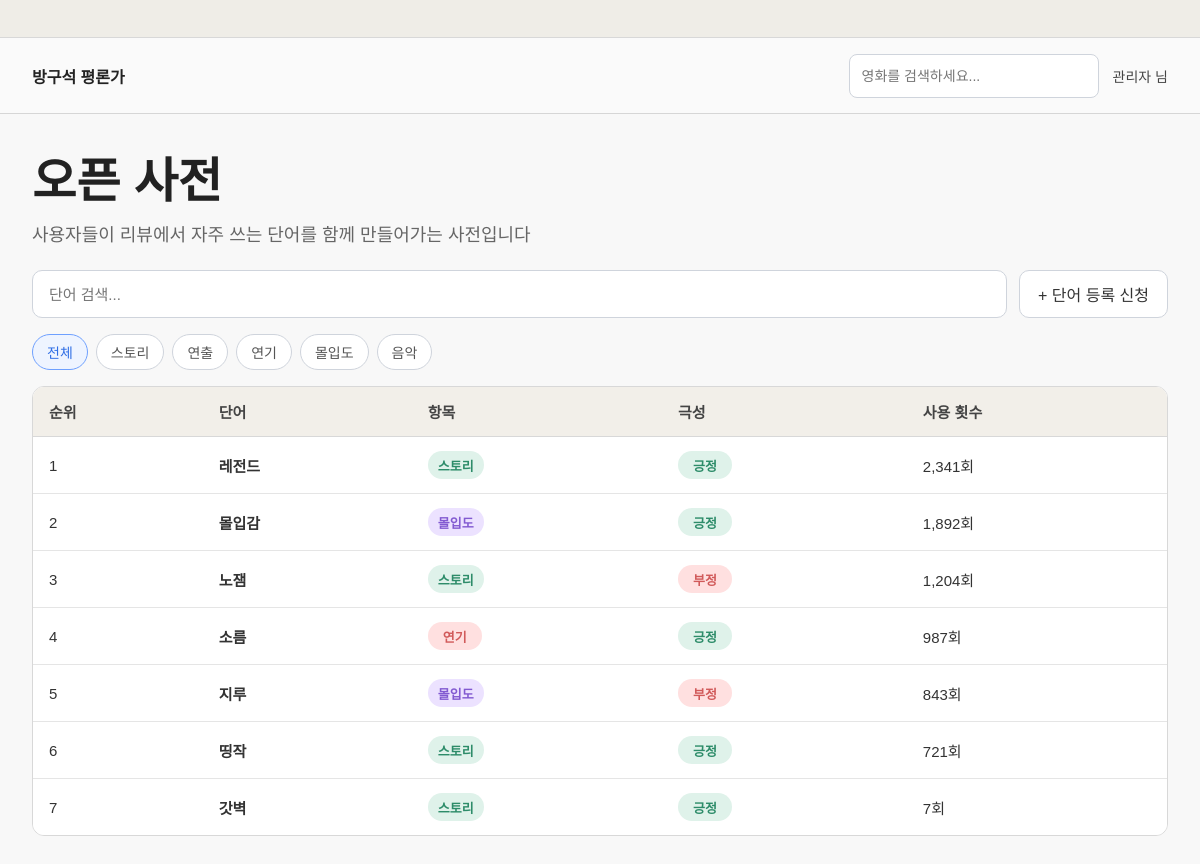
The page /dictionary (signed in) on the database as committed earlier.
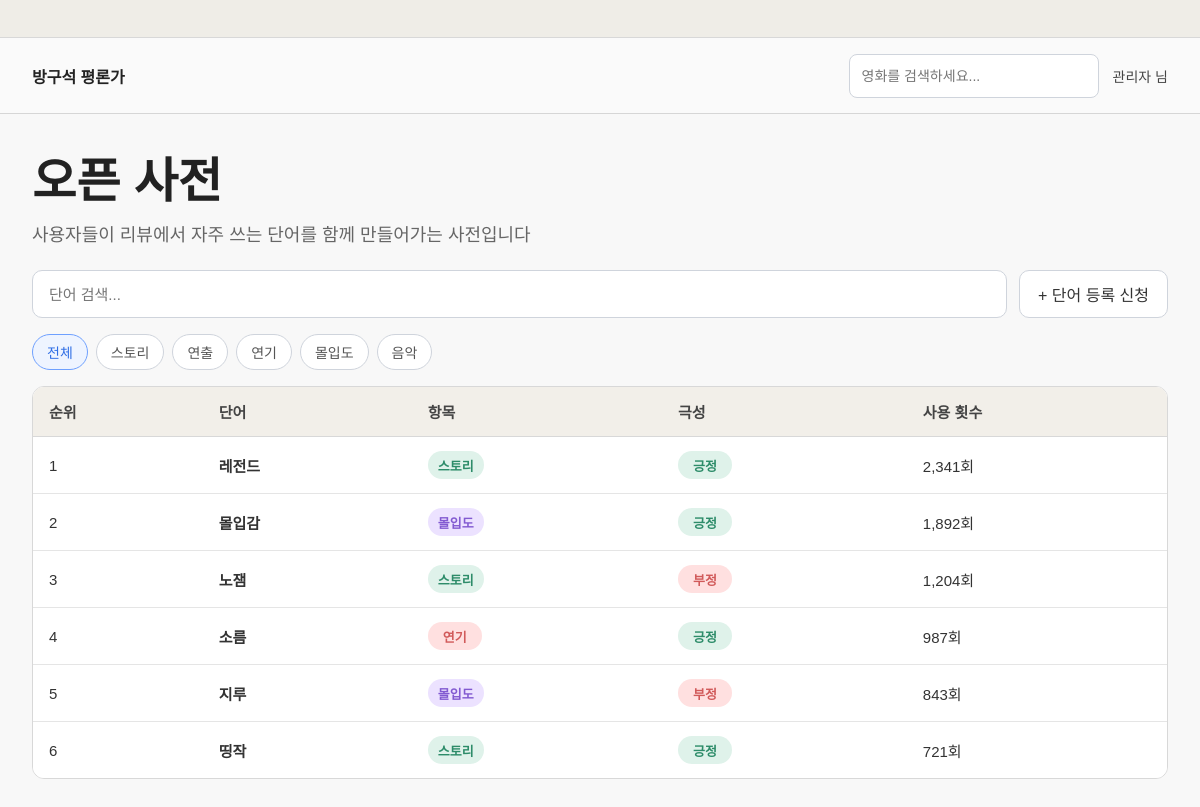
The same page on the database as committed later.
### tables this page shows
CREATE TABLE dictionary_words (
            id INTEGER PRIMARY KEY AUTOINCREMENT,
            word TEXT NOT NULL,
            category TEXT NOT NULL,
            sentiment TEXT NOT NULL,
            count INTEGER DEFAULT 1
        );

### app.py (the view)
@app.route("/dictionary")
def dictionary():
    if not login_required():
        return redirect(url_for("login"))
    keyword = request.args.get("q", "").strip()
    selected_category = request.args.get("category", "전체")
    query = "SELECT * FROM dictionary_words WHERE 1=1"
    params = []
    if selected_category != "전체":
        query += " AND category = ?"
        params.append(selected_category)
    if keyword:
        query += " AND word LIKE ?"
        params.append(f"%{keyword}%")
    query += " ORDER BY count DESC"
    conn = get_db()
    rows = conn.execute(query, params).fetchall()
    conn.close()
    dictionary_words = enrich_dictionary_items(rows)
    for idx, item in enumerate(dictionary_words, start=1):
        item["rank"] = idx
    return render_template(
        "dictionary.html",
        nickname=get_nickname(),
        dictionary_words=dictionary_words,
        categories=["전체", "스토리", "연출", "연기", "몰입도", "음악"],
        selected_category=selected_category,
        keyword=keyword
    )

### app.py (called while the page is built)
def get_db():
    conn = sqlite3.connect(DB_NAME)
    conn.row_factory = sqlite3.Row
    return conn

def login_required():
    return "user_id" in session

def get_current_user():
    if "user_id" not in session:
        return None
    conn = get_db()
    user = conn.execute("SELECT * FROM users WHERE id = ?", (session["user_id"],)).fetchone()
    conn.close()
    return user

def get_nickname():
    user = get_current_user()
    if user:
        return user["nickname"] + " 님"
    return "게스트 님"

def get_category_class(category):
    if category == "스토리":
        return "story"
    if category == "연출":
        return "directing"
    if category == "연기":
        return "acting"
    if category == "몰입도":
        return "immersion"
    if category == "음악":
        return "music"
    return "default"

def get_sentiment_class(sentiment):
    if sentiment == "긍정":
        return "positive"
    return "negative"

def enrich_dictionary_items(rows):
    items = []
    for row in rows:
        item = dict(row)
        item["category_class"] = get_category_class(item["category"])
        item["sentiment_class"] = get_sentiment_class(item["sentiment"])
        items.append(item)
    return items

### templates/dictionary.html (shortened to what this page needs)
<!DOCTYPE html>
<html lang="ko">
<head>
    <link rel="stylesheet" href="{{ url_for('static', filename='style.css') }}">
</head>
<body>
    <div class="window-frame">
        <div class="window-bar"></div>
        <div class="app-shell">
            <header class="top-header">
                <div class="brand">방구석 평론가</div>
                <div class="header-right">
                    <form action="/search" method="get" class="header-search">
                        <input type="text" name="q" placeholder="영화를 검색하세요...">
                    </form>
                    <div class="nickname">{{ nickname }}</div>
                </div>
            </header>
            <main class="page-content">
                <section class="dictionary-hero">
                    <h1>오픈 사전</h1>
                    <p>사용자들이 리뷰에서 자주 쓰는 단어를 함께 만들어가는 사전입니다</p>
                </section>
                <section class="dictionary-search-row">
                    <form action="/dictionary" method="get" class="dictionary-search-form">
                        <input type="text" name="q" value="{{ keyword }}" placeholder="단어 검색...">
                    </form>
                    <a href="/dictionary/request" class="dictionary-request-btn">+ 단어 등록 신청</a>
                </section>
                <section class="dictionary-filter-row">
                    {% for category in categories %}
                    <a href="/dictionary?category={{ category }}{% if keyword %}&q={{ keyword }}{% endif %}" class="dictionary-filter-chip {% if selected_category == category %}active{% endif %}">
                        {{ category }}
                    </a>
                    {% endfor %}
                </section>
                <section class="dictionary-table-wrap">
                    <table class="dictionary-table">
                        <thead>
                            <tr>
                                <th>순위</th>
                                <th>단어</th>
                                <th>항목</th>
                                <th>극성</th>
                                <th>사용 횟수</th>
                            </tr>
                        </thead>
                        <tbody>
                            {% for item in dictionary_words %}
                            <tr>
                                <td>{{ item.rank }}</td>
                                <td class="dictionary-word-cell">{{ item.word }}</td>
                                <td><span class="dict-badge category {{ item.category_class }}">{{ item.category }}</span></td>
                                <td><span class="dict-badge sentiment {{ item.sentiment_class }}">{{ item.sentiment }}</span></td>
                                <td>{{ "{:,}".format(item.count) }}회</td>
                            </tr>
                            {% endfor %}
                        </tbody>
                    </table>
                </section>
            </main>
        </div>
    </div>
</body>
</html>

Rows that differ between the two databases and show on the page:
removed dictionary_words: rank "7", word "갓벽", category "스토리", sentiment "긍정", count "7"
